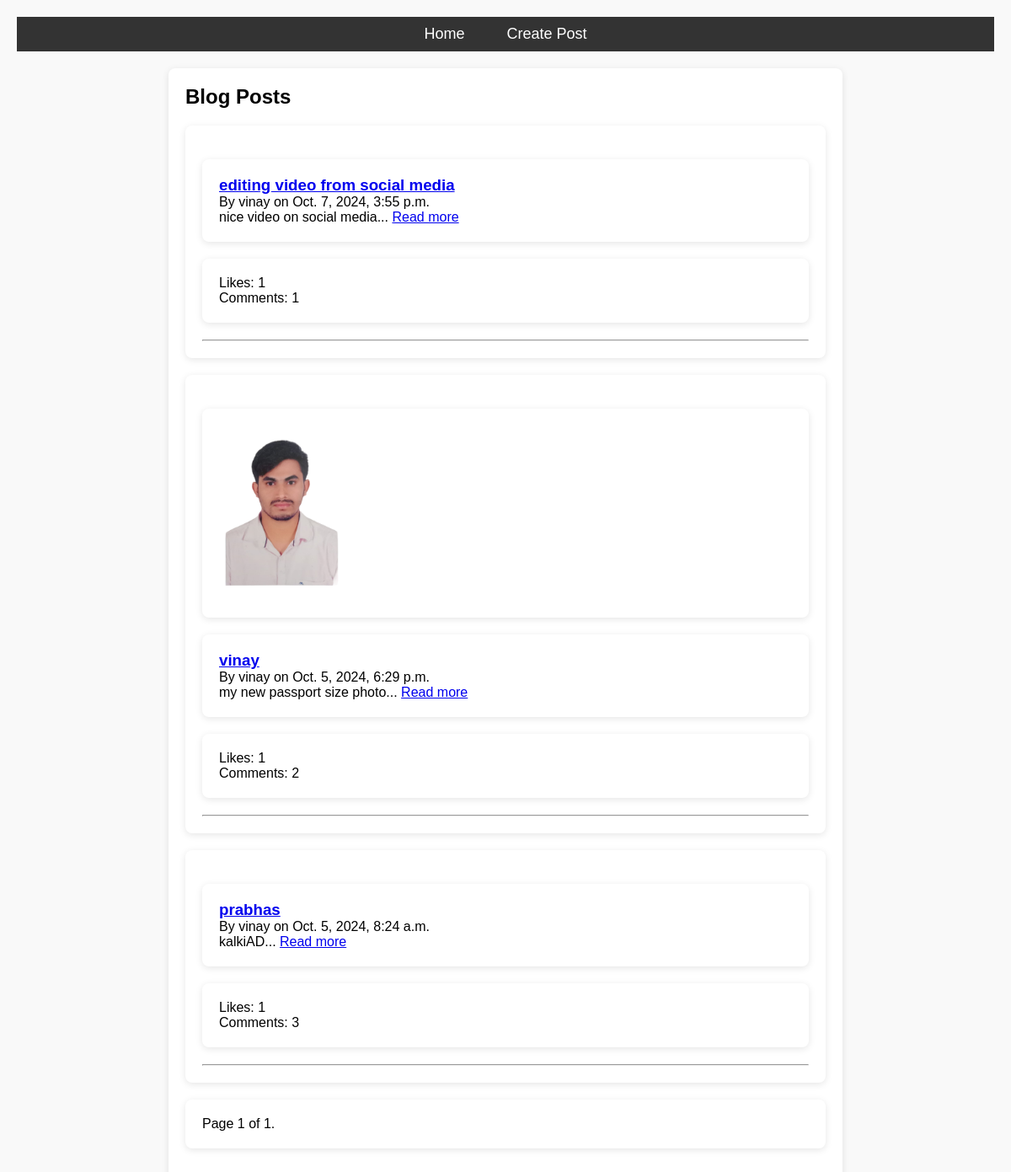
The page / on the database its author committed.
### blog/models.py (models this page shows, shortened)
class Post(models.Model):
    title = models.CharField(max_length=200)
    content = models.TextField()
    author = models.ForeignKey(User, on_delete=models.CASCADE)
    date_posted = models.DateTimeField(default=timezone.now)
    image = models.ImageField(upload_to='post_images/', blank=True, null=True)  # New field for images
    video = models.FileField(upload_to='post_videos/', blank=True, null=True)   # New field for videos
    likes = models.ManyToManyField(User, related_name='liked_posts', blank=True)
    def total_likes(self):
        return self.likes.count()

### blog/views.py (the view)
# urls.py: path('', views.post_list, name='post_list'),
def post_list(request):
    posts = Post.objects.all().order_by('-date_posted')
    paginator = Paginator(posts, 5)  # Show 5 posts per page.
    page_number = request.GET.get('page')
    page_obj = paginator.get_page(page_number)
    return render(request, 'blog/post_list.html', {'posts': page_obj})

### templates/blog/post_list.html (shortened to what this page needs)
{% extends "base.html" %}
{% block content %}
  <h2>Blog Posts</h2>
  {% for post in posts %}
    <div class="post-item">
      {% if post.image %}
        <div class="post-image">
          <img src="{{ post.image.url }}" alt="Image for {{ post.title }}" style="max-width: 150px; height: auto;">
        </div>
      {% endif %}
      <div class="post-details">
        <h3><a href="{% url 'post-detail' post.pk %}">{{ post.title }}</a></h3>
        <p>By {{ post.author }} on {{ post.date_posted }}</p>
        <p>{{ post.content|slice:":200" }}... <a href="{% url 'post-detail' post.pk %}">Read more</a></p>
      </div>
      <div class="post-meta">
        <p>Likes: {{ post.total_likes }}</p>
        <p>Comments: {{ post.comments.count }}</p>
      </div>
      <hr>
    </div>
  {% empty %}
    <p>No posts available.</p>
  {% endfor %}
  <div class="pagination">
    <span class="step-links">
      <span class="current">
        Page {{ posts.number }} of {{ posts.paginator.num_pages }}.
      </span>
    </span>
  </div>
{% endblock %}

### templates/base.html (style rules this page uses)
* { margin: 0; padding: 0; box-sizing: border-box; }
body { font-family: Arial, sans-serif; background-color: #f9f9f9; padding: 20px; }
div { margin: 20px auto; max-width: 800px; background-color: white; padding: 20px; border-radius: 8px; box-shadow: 0 2px 8px rgba(0, 0, 0, 0.1); }

### rows shown on the page
Post: title "editing video from social media", author "vinay", date_posted "Oct. 7, 2024, 3:55 p.m.", content "nice video on social media", total_likes "1", comments.count "1"
Post: image (picture), title "vinay", author "vinay", date_posted "Oct. 5, 2024, 6:29 p.m.", content "my new passport size photo", total_likes "1", comments.count "2"
Post: title "prabhas", author "vinay", date_posted "Oct. 5, 2024, 8:24 a.m.", content "kalkiAD", total_likes "1", comments.count "3"

### other values the page prints
{{ posts.number }} "1"
{{ posts.paginator.num_pages }} "1"
